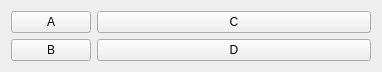
<?xml version="1.0" encoding="UTF-8"?>
<ui version="4.0">
 <class>Form</class>
 <widget class="QWidget" name="Form">
  <property name="geometry">
   <rect>
    <x>0</x>
    <y>0</y>
    <width>382</width>
    <height>70</height>
   </rect>
  </property>
  <property name="windowTitle">
   <string>Form</string>
  </property>
  <layout class="QFormLayout" name="formLayout">
   <item row="0" column="0">
    <widget class="QPushButton" name="pushButton">
     <property name="text">
      <string>A</string>
     </property>
    </widget>
   </item>
   <item row="0" column="1">
    <widget class="QPushButton" name="pushButton_2">
     <property name="text">
      <string>C</string>
     </property>
    </widget>
   </item>
   <item row="1" column="0">
    <widget class="QPushButton" name="pushButton_3">
     <property name="text">
      <string>B</string>
     </property>
    </widget>
   </item>
   <item row="1" column="1">
    <widget class="QPushButton" name="pushButton_4">
     <property name="text">
      <string>D</string>
     </property>
    </widget>
   </item>
  </layout>
 </widget>
 <resources/>
 <connections/>
</ui>
